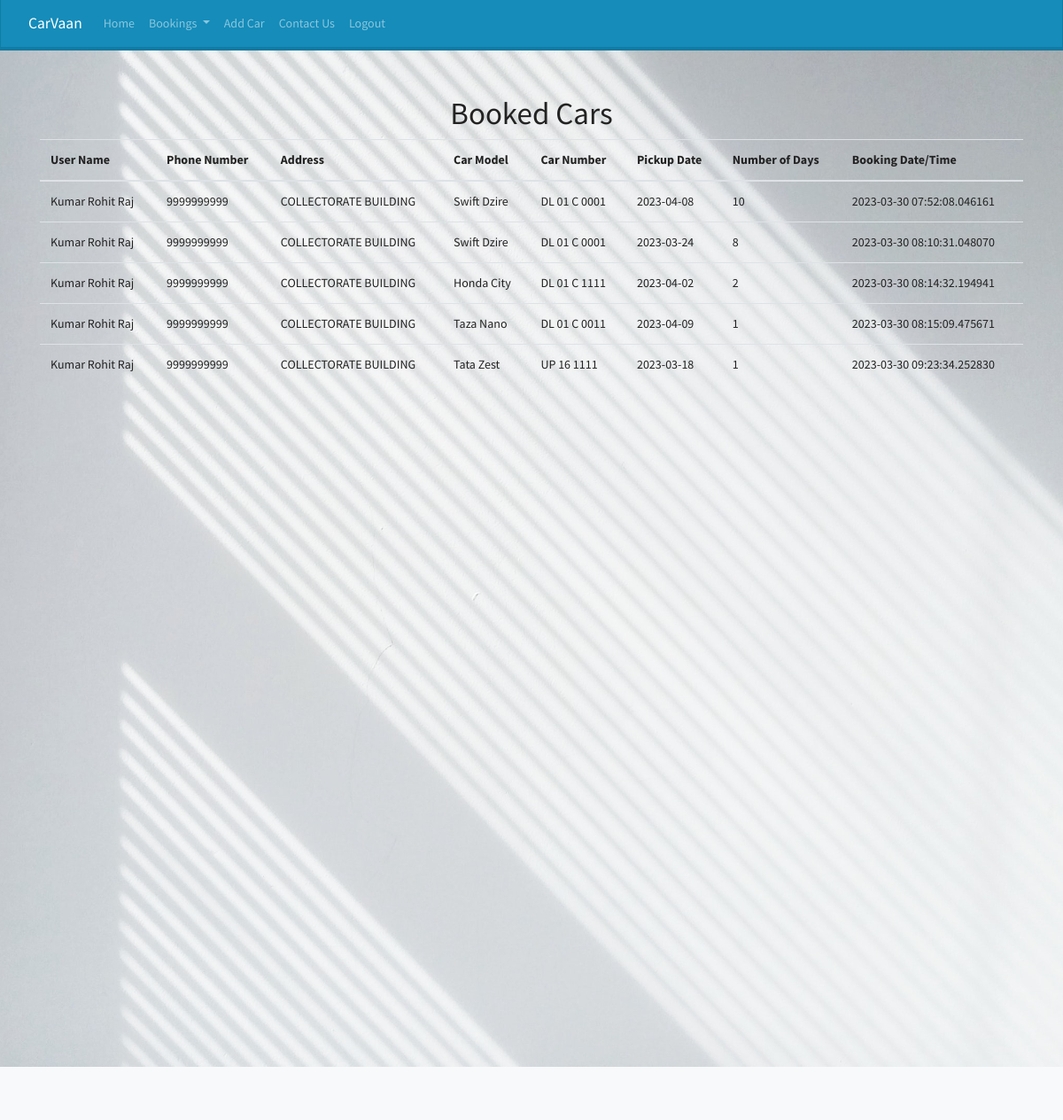
Screenshot of /admin/view_bookings.php (signed in) with the database file from the repository.
### tables this page shows
CREATE TABLE `booked_cars` (
  `booking_id` int(11) NOT NULL,
  `car_id` int(11) NOT NULL,
  `user_id` int(11) NOT NULL,
  `agency_id` int(11) NOT NULL,
  `start_date` date NOT NULL,
  `num_days` int(11) NOT NULL,
  `booking_time` timestamp(6) NOT NULL DEFAULT current_timestamp(6)
);

CREATE TABLE `users` (
  `user_id` int(11) NOT NULL,
  `name` varchar(255) NOT NULL,
  `email` varchar(255) NOT NULL,
  `password` varchar(255) NOT NULL,
  `phone` varchar(20) DEFAULT NULL,
  `address` varchar(255) DEFAULT NULL,
  `role` varchar(10) NOT NULL DEFAULT 'customer'
);

CREATE TABLE `cars` (
  `car_id` int(11) NOT NULL,
  `model` varchar(255) NOT NULL,
  `car_number` varchar(20) NOT NULL,
  `seating_capacity` int(11) NOT NULL,
  `rent_per_day` decimal(10,2) NOT NULL,
  `agency_id` int(11) NOT NULL,
  `status` tinyint(1) NOT NULL DEFAULT 1,
  `photo` varchar(255) NOT NULL DEFAULT 'C:\\xampp\\htdocs\\Car-Rental\\img\\'
);

### admin/view_bookings.php (the view, shortened to what this page needs)
<?php
require_once('header.php');
require_once('../inc/db.php');
$sql = "SELECT b.start_date, b.num_days,b.booking_time, u.name, u.phone, u.address, c.model, c.car_number
        FROM booked_cars b
        JOIN users u ON b.user_id = u.user_id
        JOIN cars c ON b.car_id = c.car_id
        WHERE c.agency_id = ?";
$stmt = $conn->prepare($sql);
$stmt->bind_param("i", $_SESSION['user_id']);
$stmt->execute();
$result = $stmt->get_result();
?>
<!DOCTYPE html>
<html>
<head>
    <link rel="stylesheet" href="css/dashboard.css">
    <link rel="stylesheet" href="https://cdn.jsdelivr.net/npm/bootswatch@4.5.2/dist/lumen/bootstrap.min.css">
</head>
<body>
    <div class="container">
        <h1>Booked Cars</h1>
        <table class="table">
            <thead>
                <tr>
                    <th>User Name</th>
                    <th>Phone Number</th>
                    <th>Address</th>
                    <th>Car Model</th>
                    <th>Car Number</th>
                    <th>Pickup Date</th>
                    <th>Number of Days</th>
                    <th>Booking Date/Time</th>
                </tr>
            </thead>
            <tbody>
                <?php while ($booking = $result->fetch_assoc()): ?>
                <tr>
                    <td><?php echo $booking['name'] ?></td>
                    <td><?php echo $booking['phone'] ?></td>
                    <td><?php echo $booking['address'] ?></td>
                    <td><?php echo $booking['model'] ?></td>
                    <td><?php echo $booking['car_number'] ?></td>
                    <td><?php echo $booking['start_date'] ?></td>
                    <td><?php echo $booking['num_days'] ?></td>
                    <td><?php echo $booking['booking_time'] ?></td>
                </tr>
                <?php endwhile; ?>
            </tbody>
        </table>
    </div>
</body>
</html>
<?php require_once("../inc/footer.php"); ?>

### admin/css/dashboard.css (style rules this page uses)
body { background-image: url('../../img/picture.jpg'); background-size: cover; background-position: center; }
.container { max-width: 800px; margin: 0 auto; padding: 50px 0; }
h1 { font-size: 40px; font-weight: bold; text-align: center; margin-bottom: 50px; }

### admin/view_bookings.php (style rules this page uses)
body { background-image: url('../img/picture.jpg'); background-size: cover; background-position: center; }

### inc/footer.php (style rules this page uses)
html { position: relative; min-height: 100%; }
body { margin-bottom: 60px; }

### rows the page displays
booked_cars: user.name "Kumar Rohit Raj", user.phone "9999999999", user.address "COLLECTORATE BUILDING", car.model "Swift Dzire", car.car_number "DL 01 C 0001", start_date "2023-04-08", num_days "10", booking_time "2023-03-30 07:52:08.046161"
booked_cars: user.name "Kumar Rohit Raj", user.phone "9999999999", user.address "COLLECTORATE BUILDING", car.model "Swift Dzire", car.car_number "DL 01 C 0001", start_date "2023-03-24", num_days "8", booking_time "2023-03-30 08:10:31.048070"
booked_cars: user.name "Kumar Rohit Raj", user.phone "9999999999", user.address "COLLECTORATE BUILDING", car.model "Honda City", car.car_number "DL 01 C 1111", start_date "2023-04-02", num_days "2", booking_time "2023-03-30 08:14:32.194941"
booked_cars: user.name "Kumar Rohit Raj", user.phone "9999999999", user.address "COLLECTORATE BUILDING", car.model "Taza Nano", car.car_number "DL 01 C 0011", start_date "2023-04-09", num_days "1", booking_time "2023-03-30 08:15:09.475671"
booked_cars: user.name "Kumar Rohit Raj", user.phone "9999999999", user.address "COLLECTORATE BUILDING", car.model "Tata Zest", car.car_number "UP 16 1111", start_date "2023-03-18", num_days "1", booking_time "2023-03-30 09:23:34.252830"
